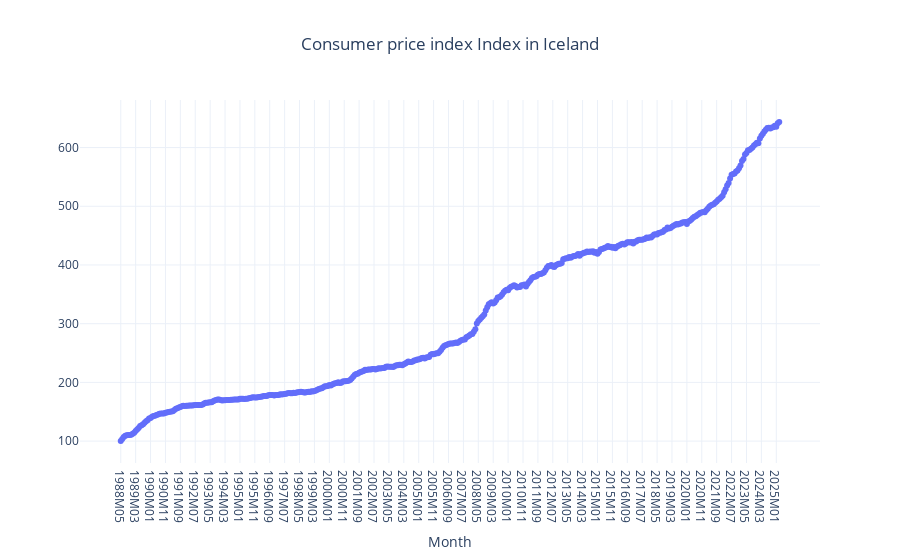

Notebook code cell kept with this figure:
### Code cell
def charts_consumerPriceIndex(variation:str)->go.Figure:
    return (
        pd.read_sql_query('SELECT * FROM CPI', conn)
        .plot(x = 'Month', y = variation, title = f"{variation} in Iceland", kind='line', markers=True, template='plotly_white')
        .update_layout(title_x = 0.5)
        .update_yaxes(title_text = '')
    )
charts_consumerPriceIndex(variation = 'Consumer price index Index')

### Figure 1 — Plotly figure (JSON) as saved in the notebook; plotly's stock layout.template omitted (floating-point values rounded to 4 significant figures; data arrays with more than 128 entries replaced by an {"elided": "..."} marker saying what was removed)
{"data": [{"hovertemplate": "Month=%{x}<br>Consumer price index Index=%{y}<extra></extra>", "legendgroup": "", "line": {"color": "#636efa", "dash": "solid"}, "marker": {"symbol": "circle"}, "mode": "lines+markers", "name": "", "orientation": "v", "showlegend": false, "type": "scatter", "x": {"elided": "443 str values"}, "xaxis": "x", "y": {"elided": "443 float values"}, "yaxis": "y"}], "layout": {"legend": {"tracegroupgap": 0}, "title": {"text": "Consumer price index Index in Iceland", "x": 0.5}, "xaxis": {"anchor": "y", "domain": [0, 1], "title": {"text": "Month"}}, "yaxis": {"anchor": "x", "domain": [0, 1], "title": {"text": ""}}}}
